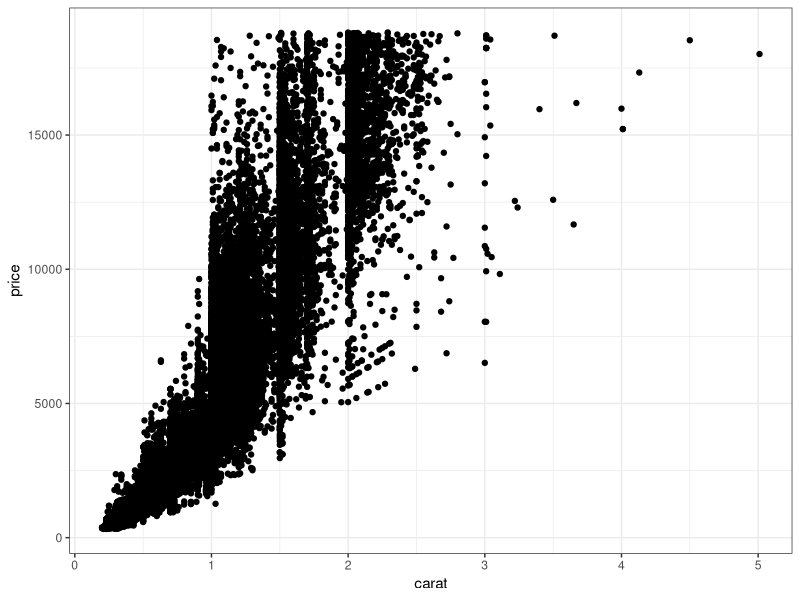
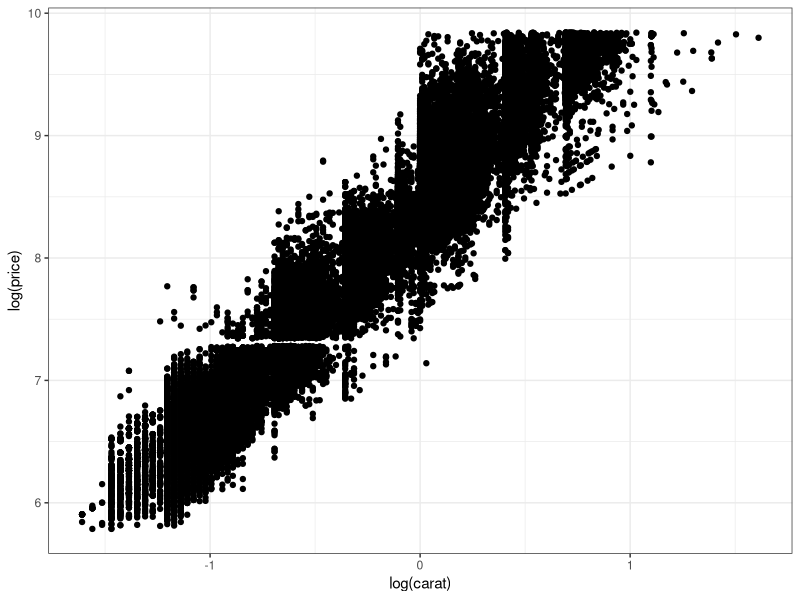
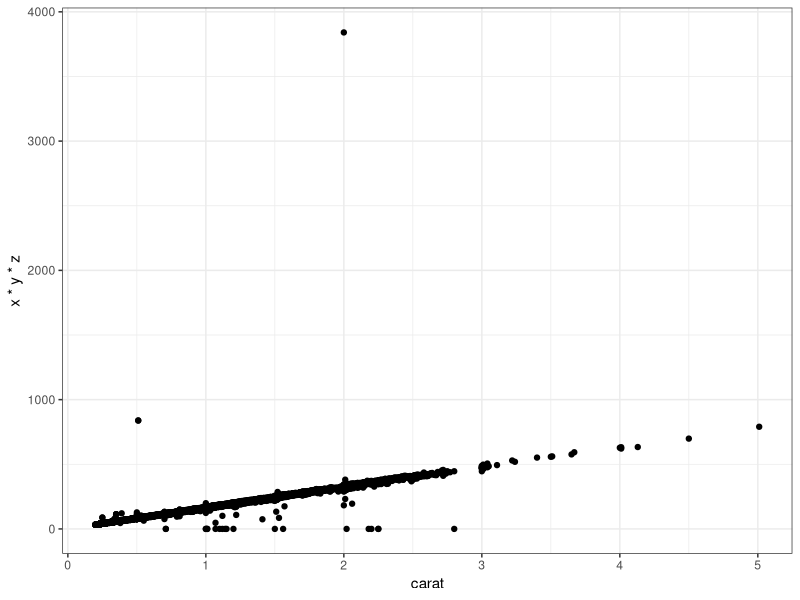
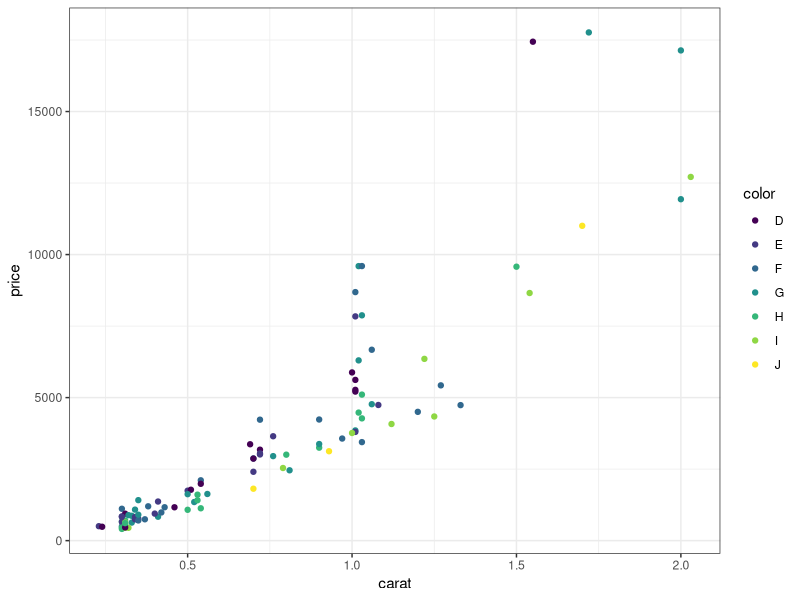
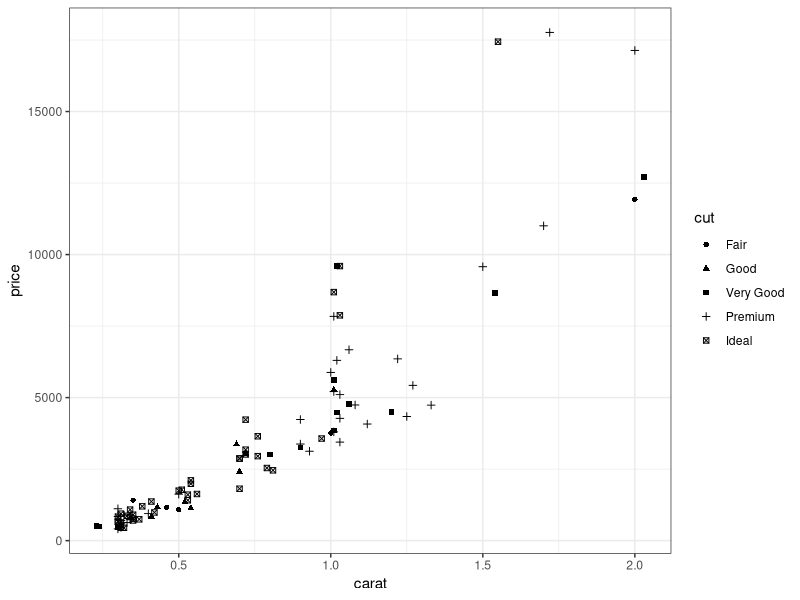
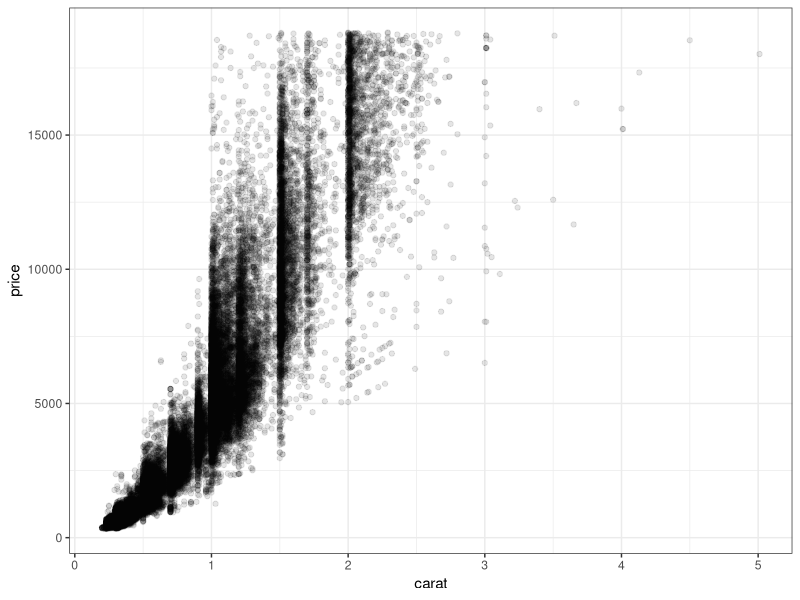
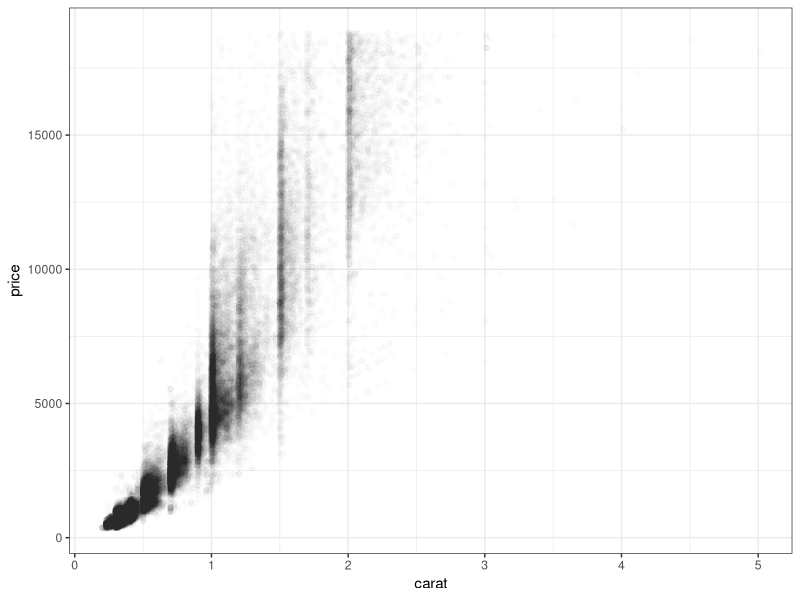
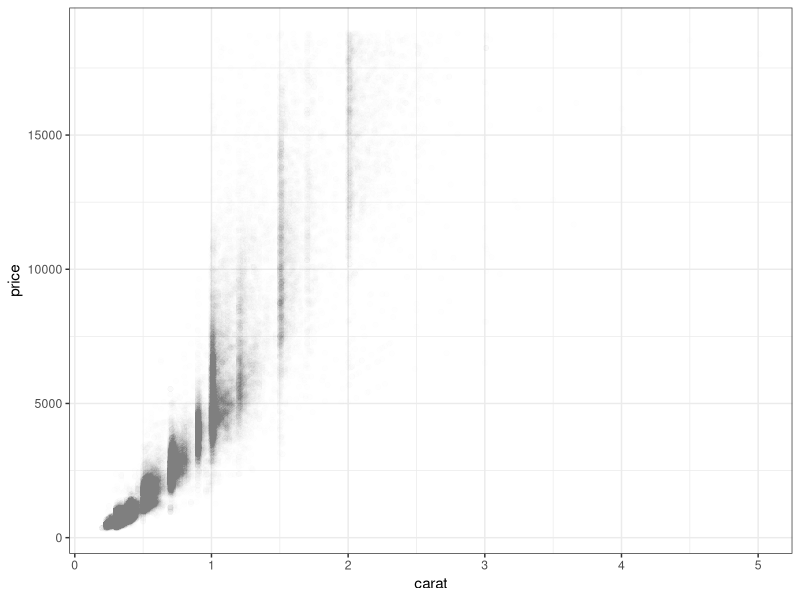

Write the R code that produced these figures, in order.
library(tidyverse)

set.seed(20130810)
theme_set(theme_bw())

dev.new()

data("diamonds")
glimpse(diamonds)

dsmall <- diamonds %>% sample_n(size = 100)
glimpse(dsmall)

# What is data, in the context of a plot?
# Aesthetic attributes (e.g., color, size and shape) of observations are visual 
# properties that affect the way observations are displayed. Each aesthetic is
# controlled by a scale

##################################
# Practical plotting using qplot##
##################################

# What is overplotting? How to display using transparency? Why is this not an 
# aesthetic?
# Plots like the following tell us where most of the data lies

attach(diamonds)
qplot(carat, price)
qplot(log(carat), log(price))
qplot(carat, x * y * z)
detach(diamonds)

attach(dsmall)
qplot(carat, price, color = color)
qplot(carat, price, shape = cut)
detach(dsmall)

attach(diamonds)
qplot(carat, price, alpha = I(1/10))
qplot(carat, price, alpha = I(1/100))
qplot(carat, price, alpha = I(1/200))
detach(diamonds)

# Adding smoothers to the plots

qplot(carat, price, data = dsmall, geom = c("point", "smooth"))
qplot(carat, price, data = diamonds, geom = c("point", "smooth"))

# Jitters and boxplots

qplot(color, price/carat, data = diamonds, geom = "jitter")
qplot(color, price/carat, data = diamonds, geom = "boxplot")
qplot(color, price/carat, data = diamonds, geom = "jitter", alpha = I(1/100))

# Histograms and densities

qplot(carat, data = diamonds, geom = "histogram")
